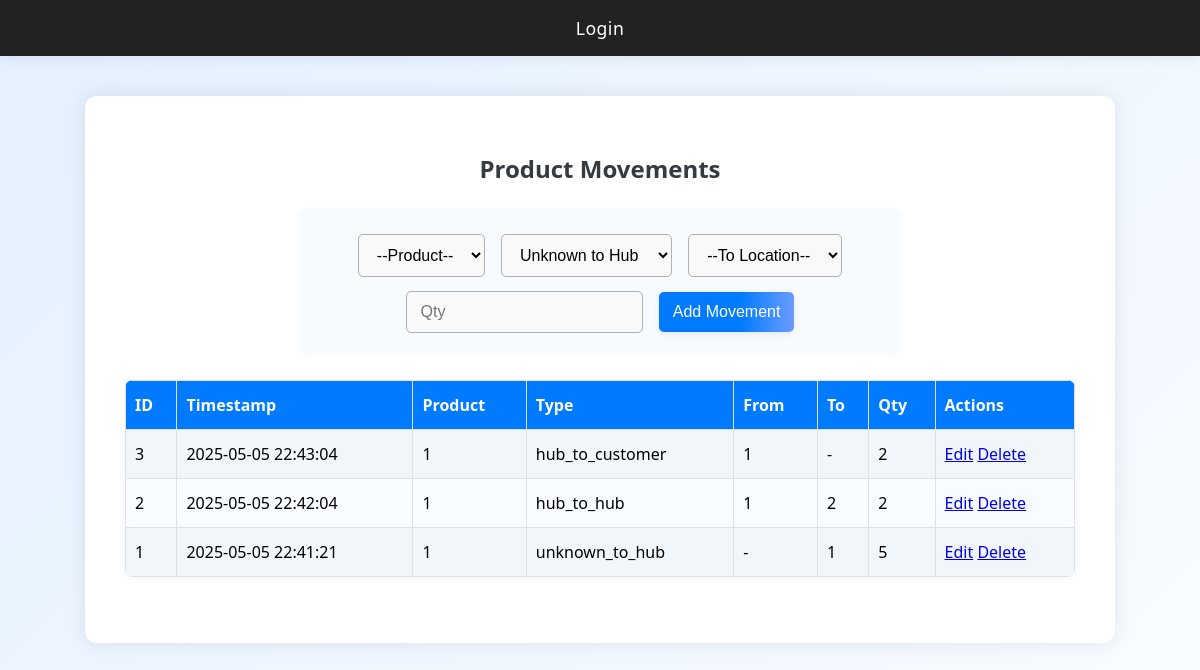
/movements, run on the app's committed database.
### models.py (models this page shows)
class ProductMovement(db.Model):
    movement_id = db.Column(db.Integer, primary_key=True)
    timestamp = db.Column(db.DateTime, default=datetime.utcnow)
    from_location = db.Column(db.String(50), db.ForeignKey('location.location_id'), nullable=True)
    to_location = db.Column(db.String(50), db.ForeignKey('location.location_id'), nullable=True)
    product_id = db.Column(db.String(50), db.ForeignKey('product.product_id'), nullable=False)
    qty = db.Column(db.Integer, nullable=False)
    movement_type = db.Column(db.String(30), nullable=False)  # 'unknown_to_hub', 'hub_to_hub', 'hub_to_customer'

### app.py (the view, shortened to what this page needs)
@app.route('/movements', methods=['GET', 'POST'])
def movements():
    products = Product.query.all()
    locations = Location.query.all()
    movements = ProductMovement.query.order_by(ProductMovement.timestamp.desc()).all()
    return render_template('movements.html', products=products, locations=locations, movements=movements)

### app.py (called while the page is built)
@app.before_request
def create_tables():
    db.create_all()
    if not User.query.filter_by(username='admin').first():
        user = User(username='admin')
        user.set_password('admin123')
        db.session.add(user)
        db.session.commit()

### templates/movements.html (shortened to what this page needs)
{% extends "base.html" %}
{% block content %}
<h2>Product Movements</h2>
<form method="POST">
    <select name="product_id" required>
        <option value="">--Product--</option>
    </select>
    <select name="movement_type" id="movement_type" required onchange="updateFields()">
        <option value="unknown_to_hub">Unknown to Hub</option>
    </select>
    <span id="to_location_field">
        <select name="to_location">
            <option value="">--To Location--</option>
        </select>
    </span>
    <input type="number" name="qty" min="1" placeholder="Qty" required>
    <button type="submit">Add Movement</button>
</form>
<table>
    <tr>
        <th>ID</th><th>Timestamp</th><th>Product</th>
        <th>Type</th><th>From</th><th>To</th><th>Qty</th><th>Actions</th>
    </tr>
    {% for m in movements %}
    <tr>
        <td>{{ m.movement_id }}</td>
        <td>{{ m.timestamp.strftime('%Y-%m-%d %H:%M:%S') }}</td>
        <td>{{ m.product_id }}</td>
        <td>{{ m.movement_type }}</td>
        <td>{{ m.from_location or '-' }}</td>
        <td>{{ m.to_location or '-' }}</td>
        <td>{{ m.qty }}</td>
        <td>
            <a href="{{ url_for('edit_movement', movement_id=m.movement_id) }}">Edit</a>
            <a href="{{ url_for('delete_movement', movement_id=m.movement_id) }}" onclick="return confirm('Delete?')">Delete</a>
        </td>
    </tr>
    {% endfor %}
</table>
{% endblock %}

### templates/base.html (shortened to what this page needs)
<!DOCTYPE html>
<html>
<head>
    <link rel="stylesheet" href="{{ url_for('static', filename='style.css') }}">
</head>
<body>
    <nav>
        {% if session.get('user_id') %}
            <span>Welcome, {{ session.get('username') }}</span>
            <a href="{{ url_for('index') }}">Home</a>
            <a href="{{ url_for('products') }}">Product</a>
            <a href="{{ url_for('locations') }}">Location</a>
            <a href="{{ url_for('movements') }}">ProductMovement</a>
            <a href="{{ url_for('report') }}">Report</a>
            <a href="{{ url_for('logout') }}">Logout</a>
        {% else %}
            <a href="{{ url_for('login') }}">Login</a>
        {% endif %}
    </nav>
    <div class="container">
        {% block content %}{% endblock %}
    </div>
</body>
</html>

### static/style.css (style rules this page uses)
body { font-family: 'Segoe UI', Arial, sans-serif; background: linear-gradient(135deg, #e3f0ff 0%, #fafcff 100%); margin: 0; padding: 0; min-height: 100vh; }
nav { background: #222; color: #fff; padding: 16px 0; text-align: center; font-size: 1.1em; letter-spacing: 0.5px; position: sticky; top: 0; z-index: 100; box-shadow: 0 2px 12px rgba(0,0,0,0.07); }
nav a, nav span { color: #fff; margin: 0 18px; text-decoration: none; font-weight: 500; transition: color 0.2s; }
.container { max-width: 950px; margin: 40px auto; background: #fff; border-radius: 12px; box-shadow: 0 0 20px rgba(0,0,0,0.09); padding: 36px 40px 30px 40px; min-height: 60vh; }
h1, h2 { color: #343a40; text-align: center; font-weight: 600; margin-bottom: 24px; }
form { margin-bottom: 28px; text-align: center; background: #f7faff; padding: 18px 0 12px 0; border-radius: 8px; box-shadow: 0 2px 8px rgba(0,0,0,0.03); max-width: 600px; margin-left: auto; margin-right: auto; }
input, select, button { padding: 11px 14px; margin: 7px 6px; border-radius: 5px; border: 1px solid #b0b0b0; font-size: 1em; background: #f9f9f9; transition: border 0.2s, box-shadow 0.2s; }
button { background: linear-gradient(90deg, #007bff 60%, #6a9cff 100%); color: #fff; border: none; font-weight: 500; cursor: pointer; transition: background 0.2s, box-shadow 0.2s, transform 0.1s; box-shadow: 0 2px 7px rgba(0,0,0,0.08); }
table { width: 100%; border-collapse: collapse; margin-bottom: 36px; background: #f8fbff; border-radius: 8px; overflow: hidden; box-shadow: 0 2px 10px rgba(0,0,0,0.04); }
th, td { border: 1px solid #e0e0e0; padding: 13px 9px; text-align: left; }
th { background: #007bff; color: #fff; font-weight: 600; }
tr:nth-child(even) { background: #f1f6fa; }

### data on the page
ProductMovement: movement_id "3", timestamp "2025-05-05 22:43:04", product_id "1", movement_type "hub_to_customer", from_location "1", to_location "-", qty "2"
ProductMovement: movement_id "2", timestamp "2025-05-05 22:42:04", product_id "1", movement_type "hub_to_hub", from_location "1", to_location "2", qty "2"
ProductMovement: movement_id "1", timestamp "2025-05-05 22:41:21", product_id "1", movement_type "unknown_to_hub", from_location "-", to_location "1", qty "5"
